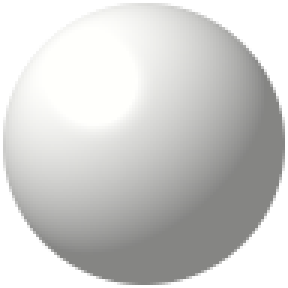
#> input picture Assets/PuttSeed/UI/sphere.png, 96 x 96 px (shown 3 times larger)
$ python icon-from-artwork.py ../Assets/PuttSeed/UI/sphere.png
#> lines starting #> are read from the running program, lines starting #| are printed output that depends on the picture
"""Turns a square piece of icon artwork into the three files Android wants.

    python tools/icon-from-artwork.py "Assets/PuttSeed/Icon/<artwork>.png"

Needs Pillow (`python -m pip install pillow`). This is an art utility, not
part of the game or its build — it exists so the shipped icon can be REMADE
rather than only admired, which is the difference between an asset and a
lucky download.

What it does, and why each step is there:

* Keys out the flat background by flooding in from the frame, so a green
  inside the artwork (the grass) survives while the green behind it does not.
* Reframes so the subject fills 88% of the square. Generators leave polite
  margins; a launcher icon that leaves them reads as small and timid next to
  its neighbours.
* Pulls strong reds onto the game's own flag colour (#DB3D30), keeping each
  pixel's brightness, so the icon and the game agree about what red is.
* Builds the adaptive foreground at 60% scale on transparency and MEASURES
  the result against the mask a round launcher applies: everything must sit
  within a third of the canvas from the centre, or the flag loses its tip.

The adaptive background is not made here — it is the felt the game draws
itself, via PuttSeed → Generate Store Art.
"""

import sys
from collections import deque

from PIL import Image

GAME_RED = (0xDB, 0x3D, 0x30)
ICON_SIZE = 512
ADAPTIVE_SIZE = 432
SUBJECT_FILL = 0.88       # of the square icon
ADAPTIVE_FILL = 0.60      # of the adaptive canvas, before the launcher magnifies it
SAFE_FRACTION = 0.333     # the guaranteed-visible radius of an adaptive layer
OUT_DIR = "Assets/PuttSeed/Icon"


def background_mask(image, size=512, tolerance=26):
    """True where the pixel is background reachable from the frame."""
    work = image.resize((size, size), Image.LANCZOS)
    pixels = work.load()
    background = pixels[2, 2]

    def matches(colour):
        return all(abs(colour[i] - background[i]) <= tolerance for i in range(3))

    outside = [[False] * size for _ in range(size)]
    queue = deque()
    for i in range(size):
        for x, y in ((i, 0), (i, size - 1), (0, i), (size - 1, i)):
            if not outside[y][x] and matches(pixels[x, y]):
                outside[y][x] = True
                queue.append((x, y))

    while queue:
        x, y = queue.popleft()
        for dx, dy in ((1, 0), (-1, 0), (0, 1), (0, -1)):
            nx, ny = x + dx, y + dy
            if 0 <= nx < size and 0 <= ny < size and not outside[ny][nx] and matches(pixels[nx, ny]):
                outside[ny][nx] = True
                queue.append((nx, ny))

    return outside


def redden(image, source_peak=187.0):
    """Maps the artwork's red onto the game's, brightness by brightness."""
    pixels = image.load()
    width, height = image.size
    for y in range(height):
        for x in range(width):
            value = pixels[x, y]
            r, g, b = value[:3]
            if r > 90 and r > g * 1.7 and r > b * 1.7:
                shade = r / source_peak
                pixels[x, y] = tuple(min(255, int(c * shade)) for c in GAME_RED) + tuple(value[3:])


def main(path):
#> called with path = '../Assets/PuttSeed/UI/sphere.png'
    art = Image.open(path).convert("RGB")
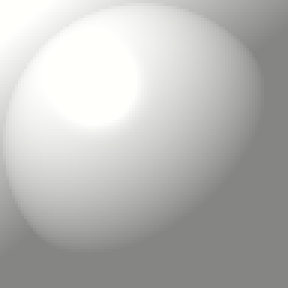
#> art: PIL image 96x96 RGB (shown 3 times larger); mean R, G, B 184.8, 184.8, 182.8
    full = art.size[0]
#> full = 96
    size = 512
    outside = background_mask(art, size)
#> in background_mask, `background = pixels[2, 2]`: background = (255, 255, 252)
#> the loop in background_mask, `while queue:` made 66839 passes
#> (x, y) on passes 1 to 3: (0, 0), (1, 0), (0, 1)
#> after the loop in background_mask, `while queue:`: outside = 512 items
#> outside = 512 items

    xs = [x for y in range(size) for x in range(size) if not outside[y][x]]
#> xs = 195305 items
    ys = [y for y in range(size) for x in range(size) if not outside[y][x]]
#> ys = 195305 items
    x0, x1, y0, y1 = min(xs), max(xs), min(ys), max(ys)
#> x0 = 0; x1 = 511; y0 = 0; y1 = 511
    centre_x, centre_y = (x0 + x1) / 2, (y0 + y1) / 2
#> centre_x = 255.5; centre_y = 255.5
    side = max(x1 - x0 + 1, y1 - y0 + 1) / SUBJECT_FILL
#> side = 581.8
    scale = full / size
#> scale = 0.188

    icon = art.crop((
        int((centre_x - side / 2) * scale), int((centre_y - side / 2) * scale),
        int((centre_x + side / 2) * scale), int((centre_y + side / 2) * scale),
    )).resize((ICON_SIZE, ICON_SIZE), Image.LANCZOS)
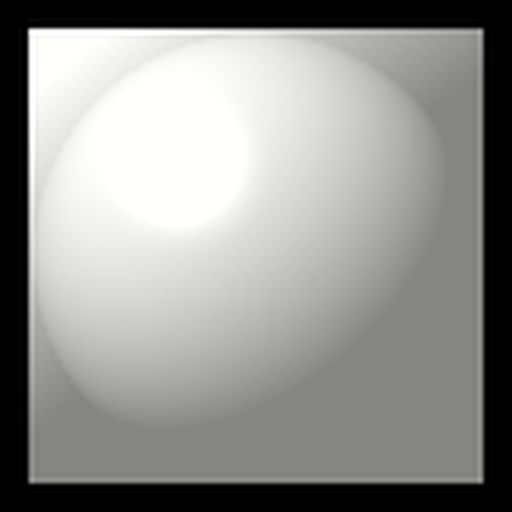
#> icon: PIL image 512x512 RGB; mean R, G, B 146.4, 146.4, 144.8
    redden(icon)
    icon.save(f"{OUT_DIR}/app-icon.png")

    mask = Image.frombytes("L", (size, size), bytes(
        0 if outside[y][x] else 255 for y in range(size) for x in range(size))).resize(art.size, Image.LANCZOS)
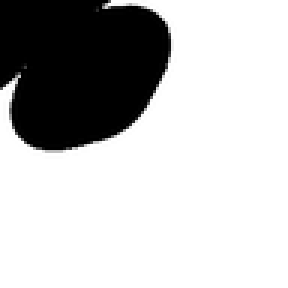
#> mask: PIL image 96x96 L (shown 3 times larger); min 0, max 255, mean 190
    cut = Image.new("RGBA", art.size, (0, 0, 0, 0))
#> cut: PIL image 96x96 RGBA; every value is 0
    cut.paste(art, (0, 0), mask)
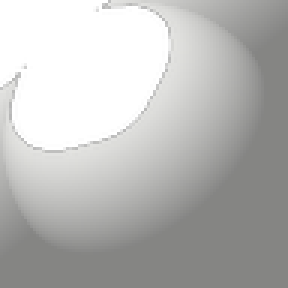
#> cut: PIL image 96x96 RGBA (shown 3 times larger); mean R, G, B, A 122, 122, 120.6, 190; transparent parts drawn white
    cut = cut.crop((int(x0 * scale), int(y0 * scale), int((x1 + 1) * scale), int((y1 + 1) * scale)))
    redden(cut)

    target = int(ADAPTIVE_SIZE * ADAPTIVE_FILL)
    factor = target / max(cut.size)
#> factor = 2.7
    cut = cut.resize((max(1, int(cut.size[0] * factor)), max(1, int(cut.size[1] * factor))), Image.LANCZOS)
#> cut: PIL image 259x259 RGBA
    foreground = Image.new("RGBA", (ADAPTIVE_SIZE, ADAPTIVE_SIZE), (0, 0, 0, 0))
#> foreground: PIL image 432x432 RGBA; every value is 0
    foreground.paste(cut, ((ADAPTIVE_SIZE - cut.size[0]) // 2, (ADAPTIVE_SIZE - cut.size[1]) // 2), cut)
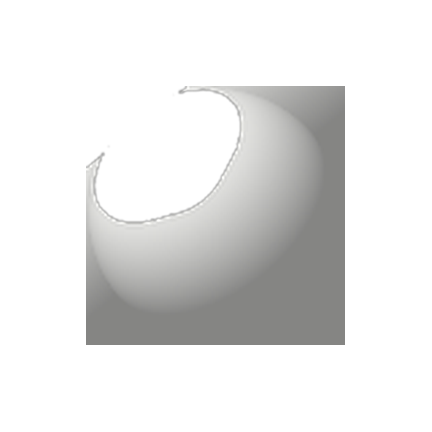
#> foreground: PIL image 432x432 RGBA; mean R, G, B, A 43.6, 43.6, 43.1, 68; transparent parts drawn white
    foreground.save(f"{OUT_DIR}/adaptive-fg.png")

    pixels = foreground.load()
    worst = 0.0
    for y in range(ADAPTIVE_SIZE):
        for x in range(ADAPTIVE_SIZE):
            if pixels[x, y][3] > 24:
                dx, dy = x + 0.5 - ADAPTIVE_SIZE / 2, y + 0.5 - ADAPTIVE_SIZE / 2
                worst = max(worst, (dx * dx + dy * dy) ** 0.5)

    limit = ADAPTIVE_SIZE * SAFE_FRACTION
    print(f"icon written; adaptive subject reaches {worst:.0f}px of a {limit:.0f}px mask", end=" ")
    print("(inside)" if worst <= limit else "(OUTSIDE — a round launcher will clip it)")


if __name__ == "__main__":
    main(sys.argv[1] if len(sys.argv) > 1 else f"{OUT_DIR}/artwork.png")
